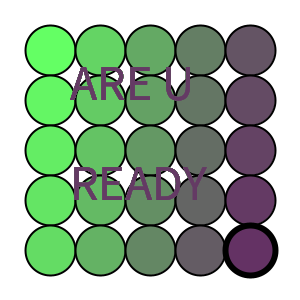
Frame 1 (no input)
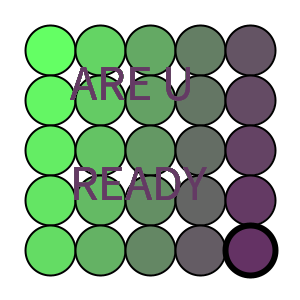
Frame 60 (the mouse pressed at the canvas centre just before this capture)
Frame 120 (the mouse held since frame 60 and released just before this capture): identical to frame 60, image omitted

The Processing sketch that drew these frames (run headless with seeded random() and noise(); from frame 60 on, the mouse is pressed at the canvas centre):

// Processing sketch: A5_enhanced
// ── A5_enhanced.pde
//Global Variables
int time = 25;  
float currentTime = 25;
int currentcircle = 1;
//Boolean for Keypress
boolean KeyYes = false;


void setup() {
  size(300, 300);
}



void keyPressed () {
  //Adjusting the timer using d and s
  if (key == 'd') {
    time++;
  } else if (key == 's') {
    time--;
  }
  //automatically set to 25
  else if (key == 'x'){
    time= 25;
  }
  //set time to 1
  else if (key == 'z'){
    time = 1;
  }
  // Reseting Timer with f
  if (key == 'f') {
    currentTime = time;
    KeyYes = false;
  }
  //Timer initialization with a
  if (key == 'a') {
    KeyYes = !KeyYes;
 
  }
  if (time > 25) {
    time = 25;
  }
  if (time <= 1) {
    time = 1;
  }
}


void draw() {  
  background(255);
  //Current circle
  currentcircle = 1;
  
  
// timer countdown
  if (KeyYes) {
    currentTime = currentTime - 0.0166667;
    stroke(0, 255, 0);

  } else if (!KeyYes) {
    stroke(0);
    
  }
  //Loop for Grid
  for (int x = 50; x < height-25; x += 50) {

    for (int y = 50; y < width-25; y +=  50) {

      if (time == currentcircle) {
        strokeWeight(6);
      } else {
        strokeWeight(2);
      }
      //Message are you ready
      if (currentTime >= 15){
        textSize(50);
        text("ARE U", 70, 100);
        text("READY", 70, 200);
      }
      if (currentcircle <= currentTime) {
        
        //Gradient fill
       float hyung = map(currentcircle, 1, currentTime, 255, 50);

        fill(100, hyung, 100);
      } else if (currentcircle > currentTime) {
        noFill();
      }
      //dance partaaay
      if (currentTime <= 1 && KeyYes == true) {
      fill(random(0,255),random(0,255),random(0,255));
      text("DANCE", 70, 100);
      text("PARTY", 70, 200);
      textSize(50);
      println("DANCE PARTAAAYYYYYYY");
      
     
      }
// drawing ellipse
      currentcircle++;
      ellipse(x, y, 50, 50);
    }
  }
}
